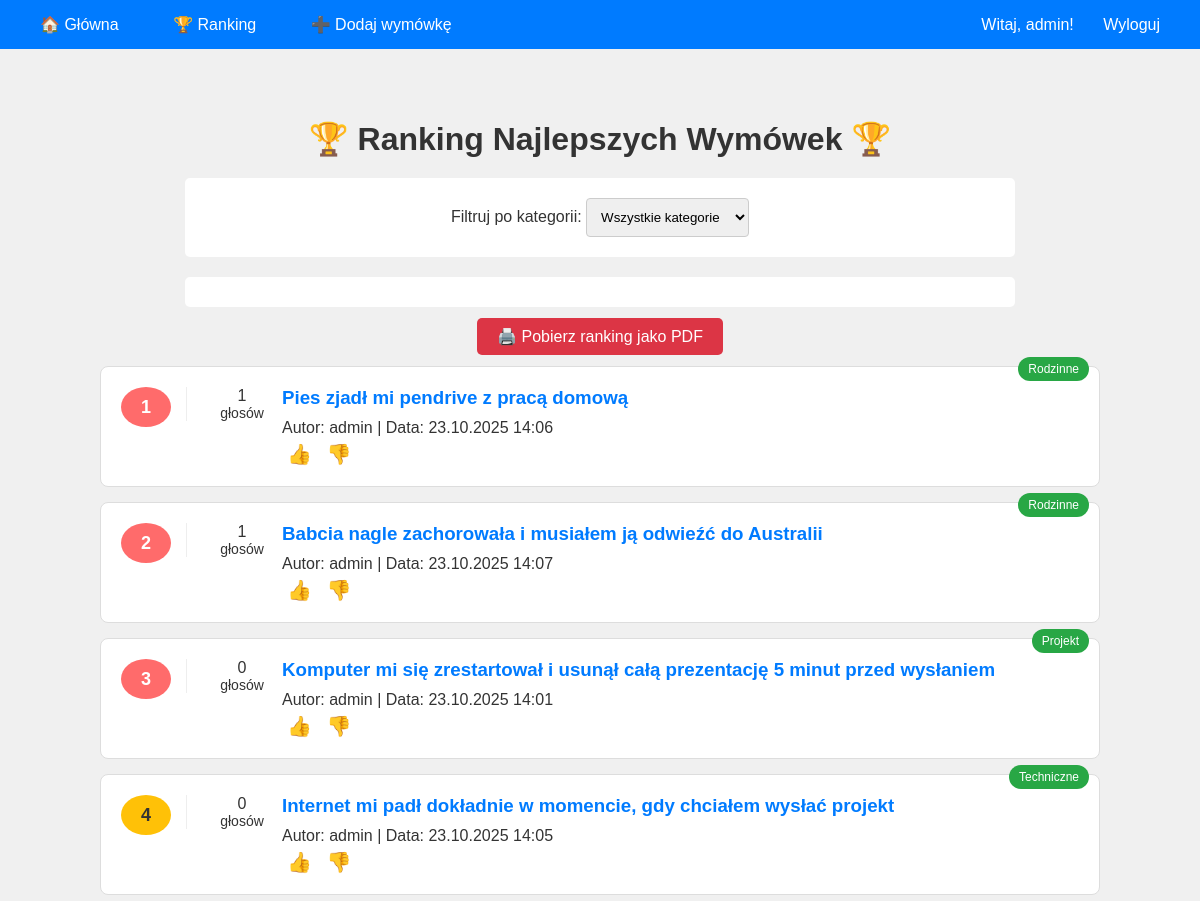
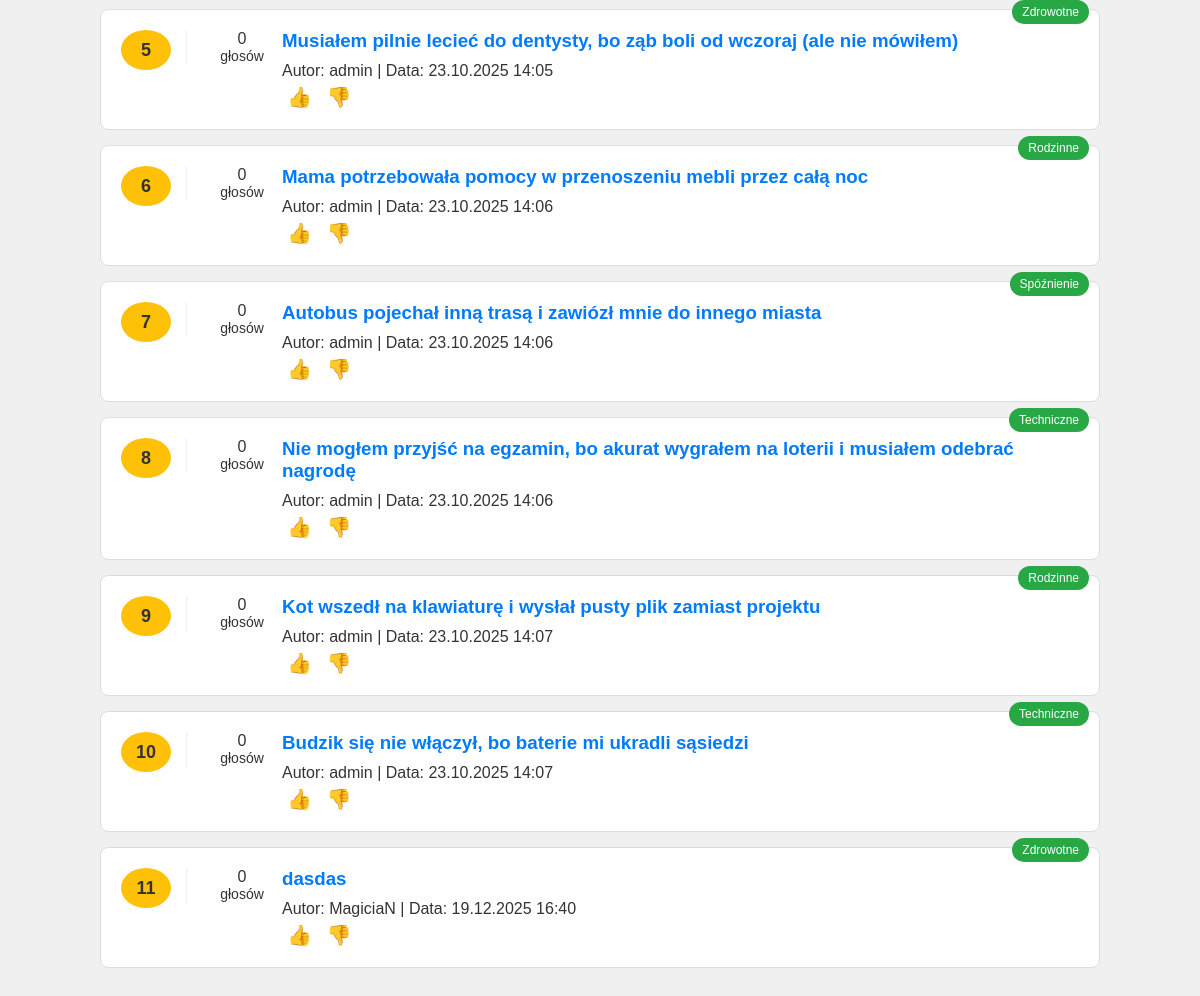
The page /ranking/ (signed in) on the database its author committed (2 pictures, top to bottom).
### wymowki/models.py (models this page shows, shortened)
class Wymowka(models.Model):
    tresc = models.TextField()
    kategoria = models.ForeignKey(Kategoria, on_delete=models.SET_NULL, null=True, blank=True, related_name='wymowki')
    autor = models.ForeignKey(User, on_delete=models.CASCADE, related_name='wymowki', null=True, blank=True)
    glosy = models.IntegerField(default=0)
    data_dodania = models.DateTimeField(auto_now_add=True)
    tags = TaggableManager()
    class Meta:
        ordering = ['-data_dodania']
        verbose_name_plural = "Wymówki"

class Kategoria(models.Model):
    nazwa = models.CharField(max_length=100, unique=True)
    opis = models.TextField(blank=True)
    class Meta:
        verbose_name_plural = "Kategorie"

### wymowki/views.py (the view, shortened to what this page needs)
# urls.py: path('ranking/', views.ranking, name='ranking'),
def ranking(request):
    wymowka_id = request.GET.get('wymowka')
    kategoria_id = request.GET.get('kategoria')
    wymowki = Wymowka.objects.all()
    if kategoria_id:
        wymowki = wymowki.filter(kategoria_id=kategoria_id)
    wymowki = wymowki.order_by('-glosy')[:20]
    kategorie = Kategoria.objects.all()
    context = {
        'wymowki': wymowki,
        'kategorie': kategorie,
        'wybrana_kategoria': kategoria_id,
    }
    return render(request, 'wymowki/ranking.html', context)

### wymowki/templates/wymowki/ranking.html (shortened to what this page needs)
{% extends 'wymowki/base.html' %}
{% block content %}
<div class="container">
    <h1>🏆 Ranking Najlepszych Wymówek 🏆</h1>
    <div class="filters">
        <form method="GET">
            <label for="kategoria">Filtruj po kategorii:</label>
            <select name="kategoria" id="kategoria" onchange="this.form.submit()">
                <option value="">Wszystkie kategorie</option>
            </select>
        </form>
    </div>
    <div class="filters">
    </div>
    <div style="text-align: center; margin-bottom: 20px;">
        <a href="{% url 'export_pdf' %}" style="padding: 10px 20px; background-color: #dc3545; color: white; text-decoration: none; border-radius: 5px;">
            🖨️ Pobierz ranking jako PDF
        </a>
    </div>
    {% if wymowki %}
    {% for wymowka in wymowki %}
    <div class="wymowka-item">
        <div class="rank {% if forloop.counter <= 3 %}top3{% endif %}">{{ forloop.counter }}</div>
        {% if wymowka.kategoria %}
        <span class="kategoria-badge">{{ wymowka.kategoria.nazwa }}</span>
        {% endif %}
        <div class="votes">
            {{ wymowka.glosy }}<br>
            <span style="font-size: 14px; font-weight: normal;">głosów</span>
        </div>
        <div class="wymowka-content">
            <h3><a href="{% url 'ranking' %}?wymowka={{ wymowka.id }}" style="text-decoration: none; color: #007bff;">{{wymowka.tresc }}</a></h3>
            <div class="meta">
                Autor: {% if wymowka.autor %}{{ wymowka.autor.username }}{% else %}Anonim{% endif %} |
                Data: {{ wymowka.data_dodania|date:"d.m.Y H:i" }}
            </div>
            {% if user.is_authenticated %}
            <div class="vote-buttons">
                <a href="{% url 'ocen_wymowke' wymowka.id 1 %}" class="vote-btn" title="Lubię to">👍</a>
                <a href="{% url 'ocen_wymowke' wymowka.id -1 %}" class="vote-btn" title="Nie lubię">👎</a>
            </div>
            {% endif %}
        </div>
    </div>
    {% endfor %}
    {% else %}
    <p style="text-align: center; margin-top: 50px; font-size: 18px; color: #666;">
        Brak wymówek w tej kategorii!
    </p>
    {% endif %}
</div>
{% endblock %}

### wymowki/templates/wymowki/base.html (shortened to what this page needs)
{% load static %}
<!DOCTYPE html>
<html lang="pl">
<head>
    <link rel="stylesheet" href="{% static 'wymowki/style.css' %}">
</head>
<body>
    <div class="navbar">
        <div>
            <a href="{% url 'strona_glowna' %}">🏠 Główna</a>
            <a href="{% url 'ranking' %}">🏆 Ranking</a>
            {% if user.is_authenticated %}
                <a href="{% url 'dodaj_wymowke' %}">➕ Dodaj wymówkę</a>
            {% endif %}
        </div>
        <div class="user-info">
            {% if user.is_authenticated %}
                Witaj, {{ user.username }}!
                <a href="{% url 'wylogowanie' %}">Wyloguj</a>
            {% else %}
                <a href="{% url 'logowanie' %}">Zaloguj</a>
                <a href="{% url 'rejestracja' %}">Rejestracja</a>
            {% endif %}
        </div>
    </div>
    {% block content %}
    {% endblock %}
</body>
</html>

### wymowki/static/wymowki/style.css (style rules this page uses)
body { font-family: Arial, sans-serif; margin: 0; padding: 0; background-color: #f0f0f0; color: #333; }
.container { max-width: 1000px; margin: 30px auto; padding: 20px; background-color: transparent; }
h1 { color: #333; text-align: center; margin-bottom: 20px; }
a { text-decoration: none; color: #007bff; }
.navbar { background-color: #007bff; padding: 15px; display: flex; justify-content: space-between; align-items: center; flex-wrap: wrap; }
.navbar a { color: white; margin: 0 10px; padding: 8px 15px; border-radius: 5px; transition: background-color 0.3s; }
.navbar .user-info { color: white; }
.kategoria-badge { position: absolute; top: -10px; right: 10px; background-color: #28a745; color: white; padding: 5px 10px; border-radius: 15px; font-size: 12px; }
.filters { max-width: 800px; margin: 20px auto; padding: 15px; background-color: white; border-radius: 5px; text-align: center; display: flex; justify-content: center; gap: 10px; flex-wrap: wrap; }
.filters select, .filters input, form textarea, form select, form input[type="text"], form input[type="password"], form input[type="email"] { padding: 10px; border: 1px solid #ccc; border-radius: 4px; margin: 5px 0; }
.filters input, .filters select { flex: 1 1 200px; }
.wymowka-item { background-color: white; border: 1px solid #ddd; border-radius: 8px; padding: 20px; margin: 15px 0; position: relative; display: flex; align-items: flex-start; justify-content: space-between; }
.rank { background-color: #ffc107; color: #333; padding: 5px 10px; border-radius: 50%; font-weight: bold; font-size: 18px; width: 30px; height: 30px; display: flex; align-items: center; justify-content: center; flex-shrink: 0; margin-right: 15px; }
.rank.top3 { background-color: #ff6b6b; color: white; }
.wymowka-content { flex-grow: 1; margin-right: 15px; }
.wymowka-content h3 { margin: 0 0 10px 0; text-align: left; }
.votes { text-align: center; min-width: 80px; display: flex; flex-direction: column; justify-content: center; align-items: center; border-left: 1px solid #eee; padding-left: 15px; }
.vote-buttons { margin-top: 5px; white-space: nowrap; }
.vote-btn { font-size: 20px; padding: 5px; cursor: pointer; text-decoration: none; border-radius: 4px; }

### rows shown on the page
Wymowka: kategoria.nazwa "Rodzinne", glosy "1", tresc "Pies zjadł mi pendrive z pracą domową", autor.username "admin", data_dodania "23.10.2025 14:06"
Wymowka: kategoria.nazwa "Rodzinne", glosy "1", tresc "Babcia nagle zachorowała i musiałem ją odwieźć do Australii", autor.username "admin", data_dodania "23.10.2025 14:07"
Wymowka: kategoria.nazwa "Projekt", glosy "0", tresc "Komputer mi się zrestartował i usunął całą prezentację 5 minut przed wysłaniem", autor.username "admin", data_dodania "23.10.2025 14:01"
Wymowka: kategoria.nazwa "Techniczne", glosy "0", tresc "Internet mi padł dokładnie w momencie, gdy chciałem wysłać projekt", autor.username "admin", data_dodania "23.10.2025 14:05"
Wymowka: kategoria.nazwa "Zdrowotne", glosy "0", tresc "Musiałem pilnie lecieć do dentysty, bo ząb boli od wczoraj (ale nie mówiłem)", autor.username "admin", data_dodania "23.10.2025 14:05"
Wymowka: kategoria.nazwa "Rodzinne", glosy "0", tresc "Mama potrzebowała pomocy w przenoszeniu mebli przez całą noc", autor.username "admin", data_dodania "23.10.2025 14:06"
Wymowka: kategoria.nazwa "Spóźnienie", glosy "0", tresc "Autobus pojechał inną trasą i zawiózł mnie do innego miasta", autor.username "admin", data_dodania "23.10.2025 14:06"
Wymowka: kategoria.nazwa "Techniczne", glosy "0", tresc "Nie mogłem przyjść na egzamin, bo akurat wygrałem na loterii i musiałem odebrać nagrodę", autor.username "admin", data_dodania "23.10.2025 14:06"
Wymowka: kategoria.nazwa "Rodzinne", glosy "0", tresc "Kot wszedł na klawiaturę i wysłał pusty plik zamiast projektu", autor.username "admin", data_dodania "23.10.2025 14:07"
Wymowka: kategoria.nazwa "Techniczne", glosy "0", tresc "Budzik się nie włączył, bo baterie mi ukradli sąsiedzi", autor.username "admin", data_dodania "23.10.2025 14:07"
Wymowka: kategoria.nazwa "Zdrowotne", glosy "0", tresc "dasdas", autor.username "MagiciaN", data_dodania "19.12.2025 16:40"

### other values the page prints
{{ user.username }} "admin"
